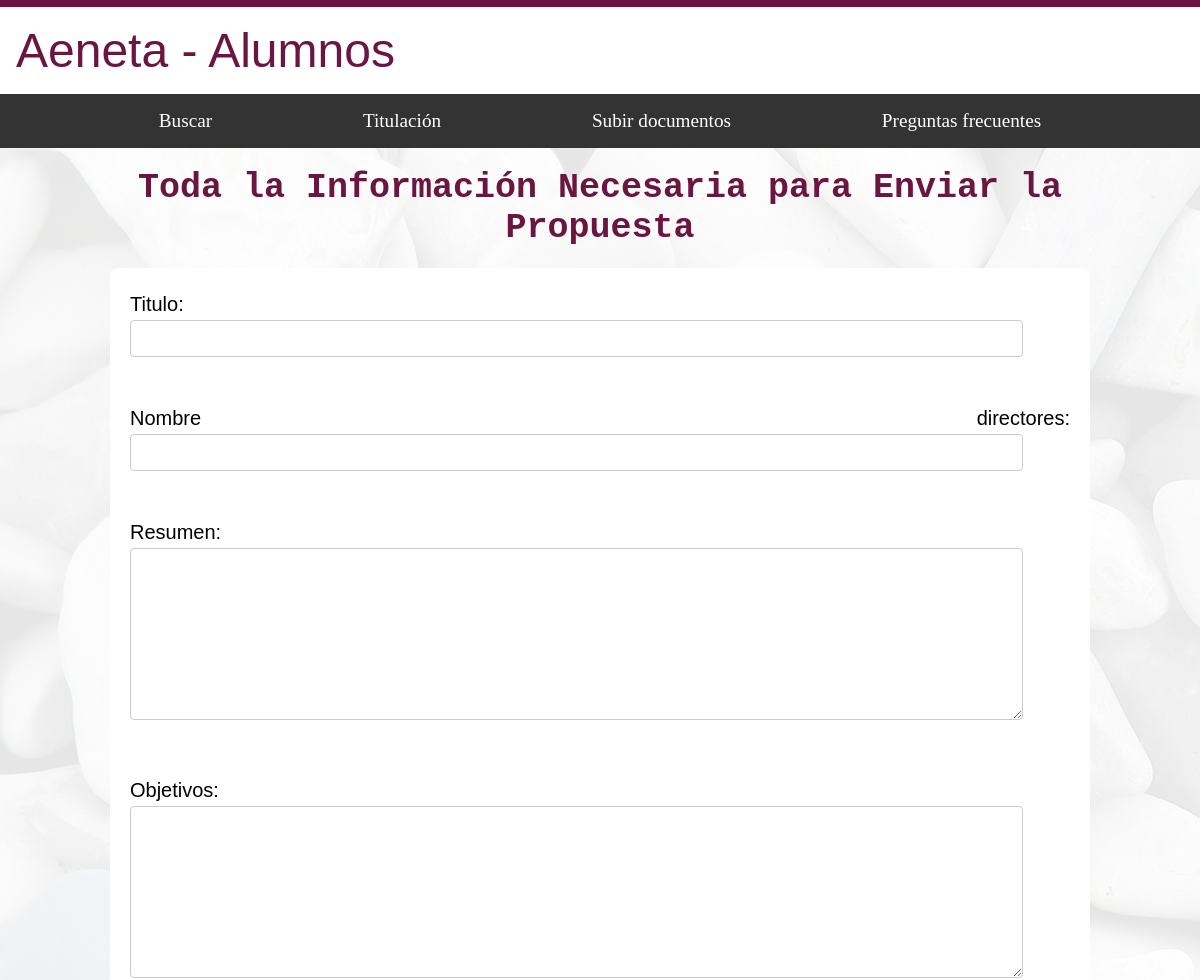
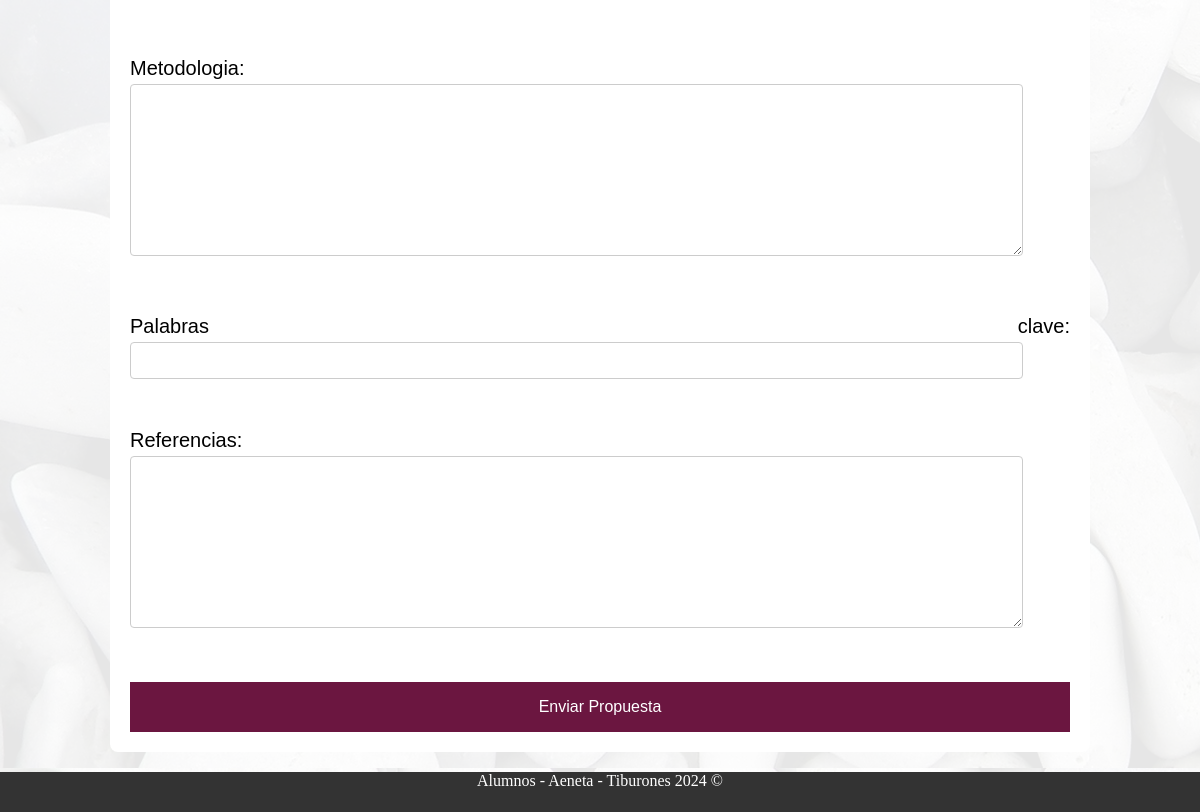
Before: /alumnos/proceso_titulacion/enviar_propuesta/ (signed in) with the older database file (2 pictures, top to bottom).
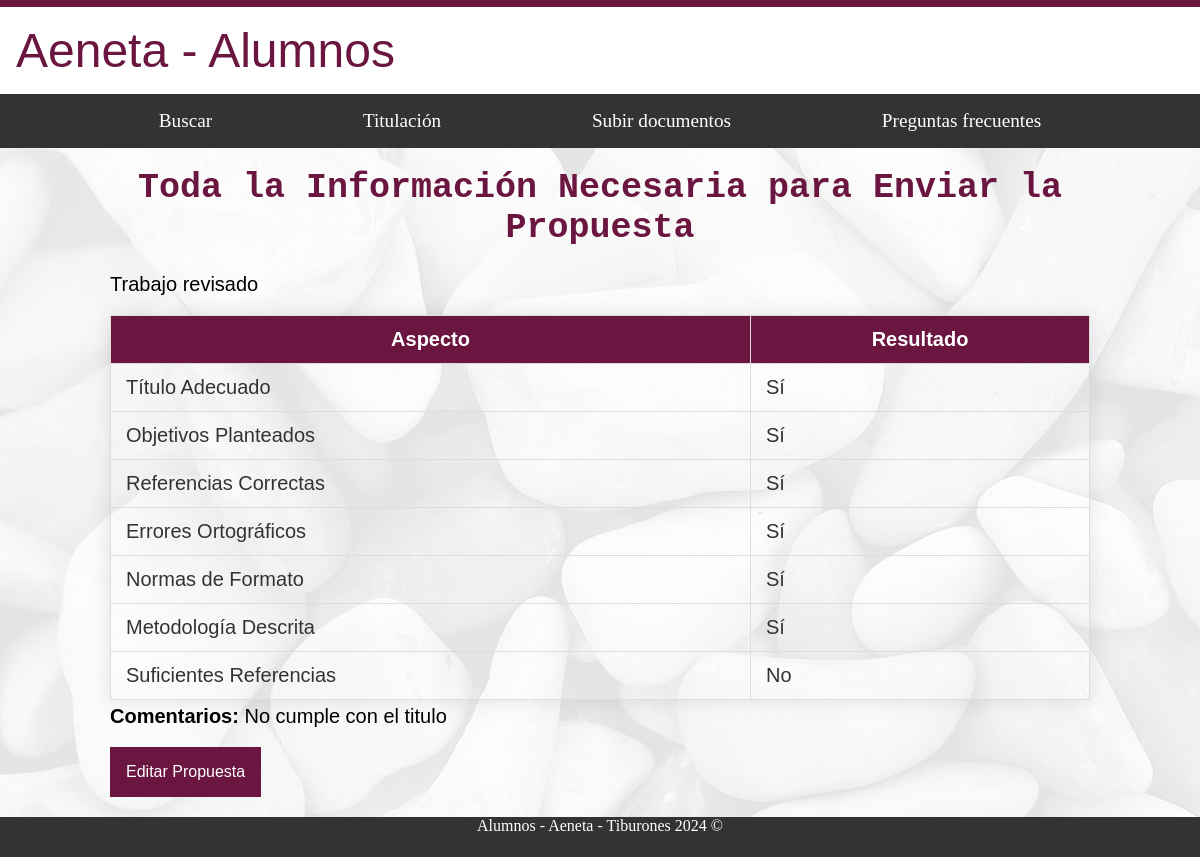
After: the same page with the newer database file.
### administracion/models.py (models this page shows, shortened)
class RevisarPropuesta(models.Model):
    documento_alumno = models.OneToOneField('alumnos.DocumentoPropuestaAlumno', on_delete=models.CASCADE)
    revisado = models.BooleanField(default=False)
    titulo_adecuado = models.BooleanField(null=True, blank=True)
    objetivos_planteados = models.BooleanField(null=True, blank=True)
    referencias_correctas = models.BooleanField(null=True, blank=True)
    errores_ortograficos = models.BooleanField(null=True, blank=True)
    normas_formato = models.BooleanField(null=True, blank=True)
    metodologia_descrita = models.BooleanField(null=True, blank=True)
    suficientes_referencias = models.BooleanField(null=True, blank=True)
    comentarios = models.TextField(null=True, blank=True)
    aceptado = models.BooleanField(default=False)
    def get_titulo_adecuado_display(self):
        return "Sí" if self.titulo_adecuado else "No"
    def get_objetivos_planteados_display(self):
        return "Sí" if self.objetivos_planteados else "No"
    def get_referencias_correctas_display(self):
        return "Sí" if self.referencias_correctas else "No"
    def get_errores_ortograficos_display(self):
        return "Sí" if self.errores_ortograficos else "No"
    def get_normas_formato_display(self):
        return "Sí" if self.normas_formato else "No"
    def get_metodologia_descrita_display(self):
        return "Sí" if self.metodologia_descrita else "No"
    def get_suficientes_referencias_display(self):
        return "Sí" if self.suficientes_referencias else "No"

### alumnos/views.py (the view, shortened to what this page needs)
# urls.py: path('proceso_titulacion/enviar_propuesta/', AlumnosProcesoTitulacionEnvPropuesta.as_view(), name='enviar_propuesta'),
class AlumnosProcesoTitulacionEnvPropuesta(TemplateView):
    template_name = 'alumnos/proceso_titulacion/enviar_propuesta.html'
    def get(self, request, *args, **kwargs):
        documento = DocumentoPropuestaAlumno.objects.filter(alumno=request.user).first()
        form = DocumentoPropuestaAlumnoForm(instance=documento) if documento else DocumentoPropuestaAlumnoForm()
        revisar_propuesta = RevisarPropuesta.objects.filter(documento_alumno=documento).first() if documento else None
        sinodales = SinodalAsignado.objects.filter(propuesta=documento) if documento and documento.sinodales else []
        return self.render_to_response({
            'form': form,
            'documento': documento,
            'revisar_propuesta': revisar_propuesta,
            'sinodales': sinodales
        })

### alumnos/forms.py
class DocumentoPropuestaAlumnoForm(forms.ModelForm):
    class Meta:
        model = DocumentoPropuestaAlumno
        fields = ['titulo', 'nombre_directores', 'resumen', 'objetivos', 'metodologia', 'palabras_clave', 'referencias']

### alumnos/templates/alumnos/proceso_titulacion/enviar_propuesta.html (shortened to what this page needs)
{% extends "base_generic_alumnos.html" %}
{% block content %}
<div id="fondo">
  <div class="contenedor_principal letra_texto">
    <h1 class="letra_titulos">Toda la Información Necesaria para Enviar la Propuesta</h1>
    {% if documento %}
      {% if revisar_propuesta and revisar_propuesta.aceptado %}
        {% if documento.sinodales %}
          <p class="letra_titulos">Propuesta aceptada, sinodales asignados:</p>
          <table>
            <thead>
              <tr>
                <th>Nombre</th>
                <th>Correo Electrónico</th>
              </tr>
            </thead>
            <tbody>
              {% for sinodal in sinodales %}
                <tr>
                  <td>{{ sinodal.sinodal.nombre }}</td>
                  <td>{{ sinodal.sinodal.correo_electronico }}</td>
                </tr>
              {% endfor %}
            </tbody>
          </table>
        {% else %}
          <p>Propuesta aceptada</p>
          <p>En espera de asignación de sinodales.</p>
        {% endif %}
      {% elif documento.enviado %}
        {% if revisar_propuesta %}
          {% if revisar_propuesta.revisado %}
            <p>Trabajo revisado</p>
            <table>
              <thead>
                <tr>
                  <th>Aspecto</th>
                  <th>Resultado</th>
                </tr>
              </thead>
              <tbody>
                <tr>
                  <td>Título Adecuado</td>
                  <td>{{ revisar_propuesta.get_titulo_adecuado_display }}</td>
                </tr>
                <tr>
                  <td>Objetivos Planteados</td>
                  <td>{{ revisar_propuesta.get_objetivos_planteados_display }}</td>
                </tr>
                <tr>
                  <td>Referencias Correctas</td>
                  <td>{{ revisar_propuesta.get_referencias_correctas_display }}</td>
                </tr>
                <tr>
                  <td>Errores Ortográficos</td>
                  <td>{{ revisar_propuesta.get_errores_ortograficos_display }}</td>
                </tr>
                <tr>
                  <td>Normas de Formato</td>
                  <td>{{ revisar_propuesta.get_normas_formato_display }}</td>
                </tr>
                <tr>
                  <td>Metodología Descrita</td>
                  <td>{{ revisar_propuesta.get_metodologia_descrita_display }}</td>
                </tr>
                <tr>
                  <td>Suficientes Referencias</td>
                  <td>{{ revisar_propuesta.get_suficientes_referencias_display }}</td>
                </tr>
              </tbody>
            </table>
            <p><strong>Comentarios:</strong> {{ revisar_propuesta.comentarios }}</p>
            <button id="editar-btn" class="dropbtn_base">Editar Propuesta</button>
          {% else %}
            <p>Propuesta enviada esperando verificación.</p>
          {% endif %}
        {% else %}
          <p>Propuesta enviada esperando verificación.</p>
        {% endif %}
      {% else %}
        <form method="post">
          {% csrf_token %}
          {{ form.as_p }}
          <button type="submit" class="dropbtn_base">Enviar Propuesta</button>
        </form>
      {% endif %}
    {% else %}
      <form method="post">
        {{ form.as_p }}
        <button type="submit" class="dropbtn_base">Enviar Propuesta</button>
      </form>
    {% endif %}
  </div>
</div>
{% endblock %}

Changed rows visible on the page:
added RevisarPropuesta: titulo_adecuado "Sí", objetivos_planteados "Sí", referencias_correctas "Sí", errores_ortograficos "Sí", normas_formato "Sí", metodologia_descrita "Sí", suficientes_referencias "No", comentarios "No cumple con el titulo"
Other visible differences:
text no longer shown: "Titulo: Nombre directores: Resumen: Objetivos: Metodologia: Palabras clave: Referencias: Enviar Propuesta"
text now shown: "Trabajo revisado Aspecto Resultado Título Adecuado Objetivos Planteados Referencias Correctas Errores Ortográficos Normas de Formato Metodología Descrita Suficientes Referencias Comentarios: Editar Propuesta"
